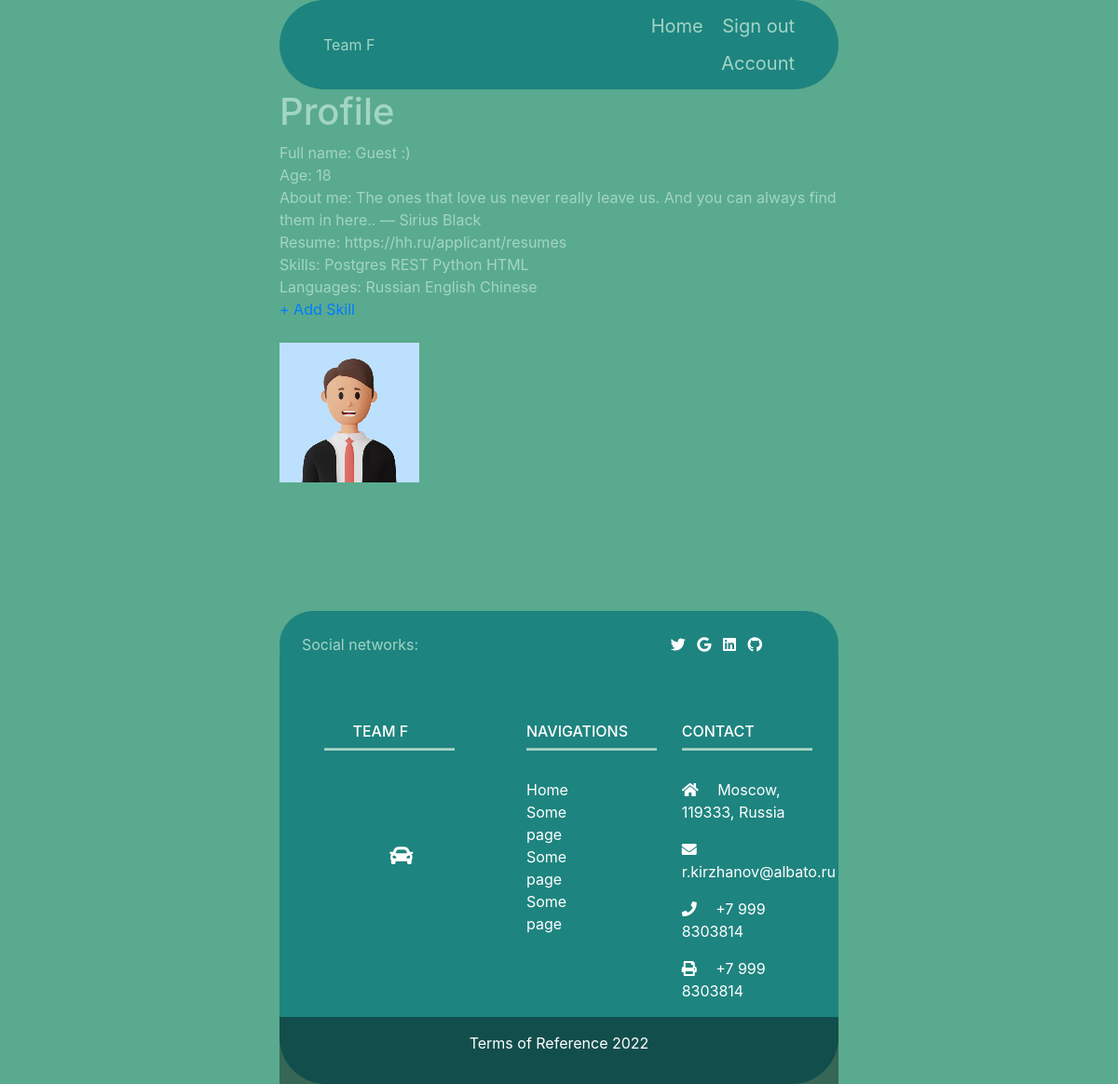
Page /profile/ (signed in) on the earlier database version.
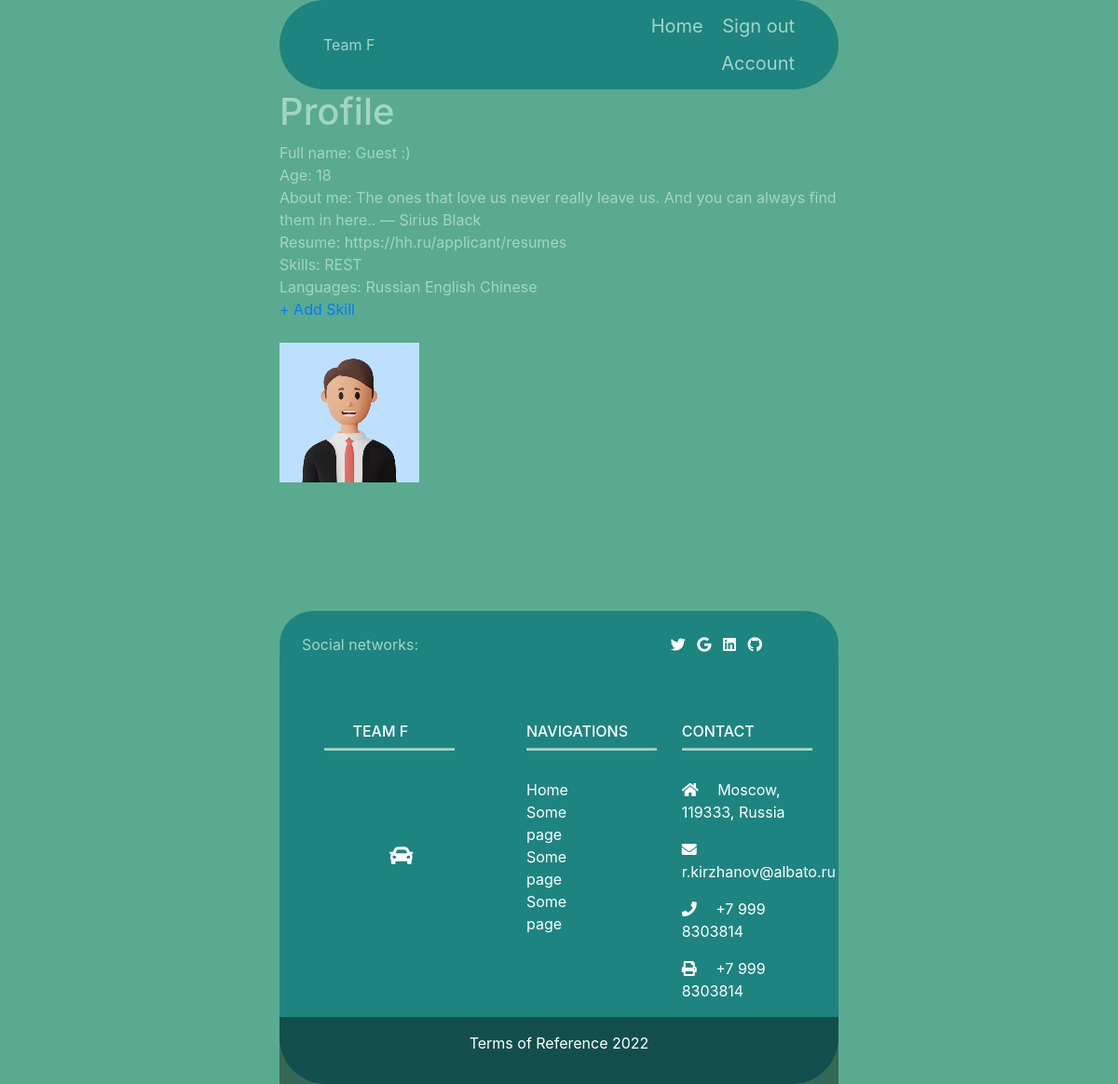
Same page on the later database version.
### users/models.py (models this page shows, shortened)
class User(AbstractBaseUser):
    email = models.EmailField(max_length=255, unique=True, verbose_name='Email')
    name = models.CharField(max_length=50, verbose_name='Name', default='Guest')
    surname = models.CharField(max_length=50, verbose_name='Surname', default=':)')
    age = models.IntegerField(default=18, verbose_name='Age')
    about = models.TextField(verbose_name='About me', default=random.choice(quote))
    languages = models.ManyToManyField(Language, blank=True, verbose_name='Languages')
    basic_skills = models.ManyToManyField(Skills, blank=True, verbose_name='Basic Skills')
    hobby = models.CharField(max_length=250, null=True, blank=True, verbose_name='Hobby')
    photo = models.ImageField('Photo', upload_to='users/photos', default='default.jpg')
    is_active = models.BooleanField(default=True)
    is_admin = models.BooleanField(default=False)
    url = models.URLField(verbose_name='Link', default='https://hh.ru/applicant/resumes')
    objects = UserManager()
    USERNAME_FIELD = 'email'
    def full_name(self):
        return f'{self.name} {self.surname}'
    def all_basic_skills(self):
        basic_skills = [basic_skill.name for basic_skill in self.basic_skills.all()]
        return ' '.join(basic_skills)
    def all_languages(self):
        languages = [language.name for language in self.languages.all()]
        return ' '.join(languages)

class Skills(models.Model):
    name = models.CharField(max_length=40)
    class Meta:
        verbose_name_plural = 'skills'
        verbose_name = 'skill'

class Language(models.Model):
    name = models.CharField(max_length=40)
    class Meta:
        verbose_name_plural = 'languages'
        verbose_name = 'language'

### users/views.py (the view)
# urls.py: path('profile/', views.profile_view, name='profile'),
@login_required()
def profile_view(request):
    return render(request, 'profile.html')

### templates/profile.html (shortened to what this page needs)
{% extends 'base.html' %}
{% block content %}
    <div class="four"><h1>Profile</h1></div>
    Full name: {{ user.full_name }}<br>
    Age: {{ user.age }}<br>
    About me: {{ user.about }}<br>
    Resume: {{ user.url }}<br>
    Skills: {{ user.all_basic_skills }}<br>
    Languages: {{ user.all_languages }}<br>
    <a href="{% url 'basic_skill' %}">+ Add Skill</a><br><br>
    {% if user.photo %}<img src="{{ user.photo.url }}" alt="{{ user.name }}">{% endif %}<br>
{% endblock %}

Differences in the rows shown:
changed User "Guest :)": all_basic_skills "Postgres REST Python HTML" → "REST"
